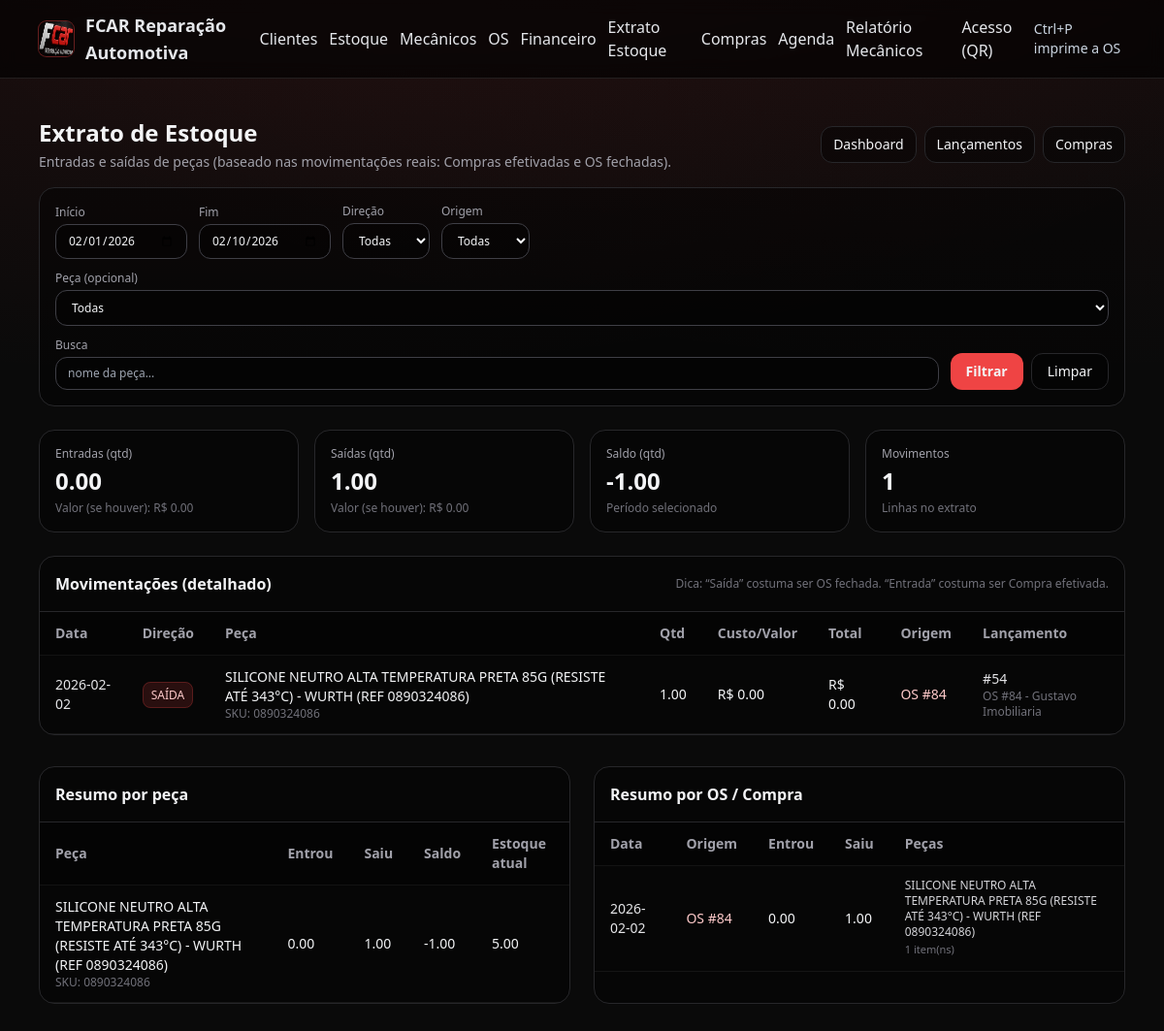
Before: /financeiro/estoque with the older database file.
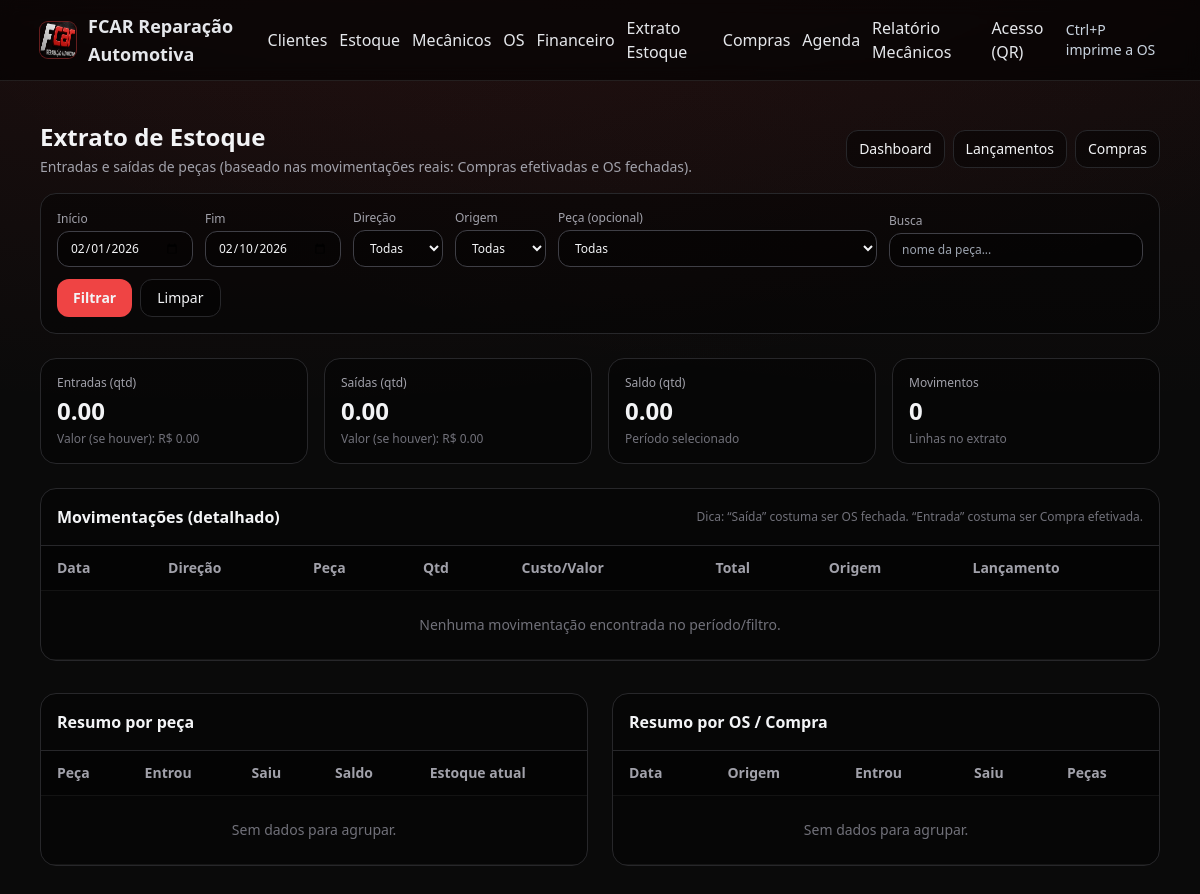
After: the same page with the newer database file.
### tables this page shows
CREATE TABLE fin_transaction_items(
    id INTEGER PRIMARY KEY AUTOINCREMENT,
    tx_id INTEGER NOT NULL,
    flow TEXT NOT NULL DEFAULT 'money',   -- money/stock
    direction TEXT NOT NULL,             -- IN/OUT (para o flow)
    inventory_id INTEGER,
    description TEXT NOT NULL,
    qty REAL NOT NULL DEFAULT 1,
    unit_value REAL NOT NULL DEFAULT 0,
    total REAL NOT NULL DEFAULT 0,
    created_at TEXT NOT NULL,
    FOREIGN KEY(tx_id) REFERENCES fin_transactions(id),
    FOREIGN KEY(inventory_id) REFERENCES inventory(id)
);

CREATE TABLE fin_transactions(
    id INTEGER PRIMARY KEY AUTOINCREMENT,
    ttype TEXT NOT NULL,                 -- IN/OUT
    description TEXT NOT NULL,
    amount REAL NOT NULL DEFAULT 0,
    date TEXT NOT NULL,                  -- YYYY-MM-DD
    due_date TEXT,                       -- YYYY-MM-DD
    status TEXT NOT NULL DEFAULT 'PENDENTE', -- PENDENTE/EFETIVADO/CANCELADO
    payment_method_id INTEGER,
    category_id INTEGER,
    ref_type TEXT,                       -- OS/PURCHASE/ADHOC
    ref_id INTEGER,
    created_at TEXT NOT NULL,
    updated_at TEXT,
    FOREIGN KEY(payment_method_id) REFERENCES fin_payment_methods(id),
    FOREIGN KEY(category_id) REFERENCES fin_categories(id)
);

CREATE TABLE inventory(
    id INTEGER PRIMARY KEY AUTOINCREMENT,
    name TEXT NOT NULL,
    sku TEXT UNIQUE,
    stock INTEGER NOT NULL DEFAULT 0,
    min_stock INTEGER NOT NULL DEFAULT 0,
    price REAL NOT NULL DEFAULT 0,
    is_labor INTEGER NOT NULL DEFAULT 0,
    cost_price REAL NOT NULL DEFAULT 0,
    repasse_value REAL NOT NULL DEFAULT 0
);

### app.py (the view)
@login_required
@app.route("/financeiro/estoque")
def financeiro_estoque():
    db = get_db()
    today = _today_iso()
    ym = datetime.date.today().replace(day=1).isoformat()
    start = _parse_date(request.args.get("start"), ym)
    end = _parse_date(request.args.get("end"), today)
    direction = (request.args.get("dir") or "").strip().upper()
    ref_type = (request.args.get("ref_type") or "").strip().upper()
    item_id = (request.args.get("item_id") or "").strip()
    q = (request.args.get("q") or "").strip()
    where = ["ft.date BETWEEN ? AND ?", "it.flow='stock'"]
    params = [start, end]
    if direction in ("IN", "OUT"):
        where.append("it.direction=?")
        params.append(direction)
    if ref_type in ("OS", "PURCHASE", "ADHOC"):
        where.append("ft.ref_type=?")
        params.append(ref_type)
    if item_id.isdigit():
        where.append("it.inventory_id=?")
        params.append(int(item_id))
    if q:
        where.append("(COALESCE(inv.name,'') LIKE ? OR COALESCE(it.description,'') LIKE ?)")
        params.extend([f"%{q}%", f"%{q}%"])
    rows = db.execute(
        f"""
        SELECT
            it.id AS item_row_id,
            it.tx_id,
            it.direction,
            it.inventory_id,
            it.description AS item_desc,
            it.qty,
            it.unit_value,
            it.total,
            ft.date,
            ft.status,
            ft.ref_type,
            ft.ref_id,
            ft.description AS tx_desc,
            inv.name AS inv_name,
            inv.sku AS inv_sku,
            inv.stock AS inv_stock
        FROM fin_transaction_items it
        JOIN fin_transactions ft ON ft.id=it.tx_id
        LEFT JOIN inventory inv ON inv.id=it.inventory_id
        WHERE {' AND '.join(where)}
        ORDER BY ft.date DESC, ft.id DESC, it.id DESC
        """,
        params,
    ).fetchall()
    def fnum(x):
        try:
            return float(x or 0)
        except Exception:
            return 0.0
    qty_in = sum(fnum(r["qty"]) for r in rows if (r["direction"] or "").upper() == "IN")
    qty_out = sum(fnum(r["qty"]) for r in rows if (r["direction"] or "").upper() == "OUT")
    val_in = sum(fnum(r["total"]) for r in rows if (r["direction"] or "").upper() == "IN")
    val_out = sum(fnum(r["total"]) for r in rows if (r["direction"] or "").upper() == "OUT")
    by_item = {}
    for r in rows:
        inv_id = r["inventory_id"]
        name = r["inv_name"] or r["item_desc"] or (f"Item #{inv_id}" if inv_id else "Item")
        if inv_id not in by_item:
            by_item[inv_id] = {
                "inventory_id": inv_id,
                "name": name,
                "sku": r["inv_sku"],
                "in_qty": 0.0,
                "out_qty": 0.0,
                "in_val": 0.0,
                "out_val": 0.0,
                "current_stock": fnum(r["inv_stock"]),
            }
        d = (r["direction"] or "").upper()
        if d == "IN":
            by_item[inv_id]["in_qty"] += fnum(r["qty"])
            by_item[inv_id]["in_val"] += fnum(r["total"])
        else:
            by_item[inv_id]["out_qty"] += fnum(r["qty"])
            by_item[inv_id]["out_val"] += fnum(r["total"])
    by_item_rows = list(by_item.values())
    by_item_rows.sort(key=lambda x: (-(x["in_qty"] + x["out_qty"]), (x["name"] or "")))
    by_ref = {}
    for r in rows:
        key = (r["ref_type"] or "", int(r["ref_id"] or 0))
        if key not in by_ref:
            by_ref[key] = {
                "ref_type": r["ref_type"],
                "ref_id": r["ref_id"],
                "date": r["date"],
                "in_qty": 0.0,
                "out_qty": 0.0,
                "items": [],
            }
        d = (r["direction"] or "").upper()
        if d == "IN":
            by_ref[key]["in_qty"] += fnum(r["qty"])
        else:
            by_ref[key]["out_qty"] += fnum(r["qty"])
        nm = r["inv_name"] or r["item_desc"]
        if nm:
            by_ref[key]["items"].append(str(nm))
    by_ref_rows = list(by_ref.values())
    for rr in by_ref_rows:
        seen=set()
        uniq=[]
        for itn in rr["items"]:
            if itn not in seen:
                seen.add(itn)
                uniq.append(itn)
        rr["items_preview"] = ", ".join(uniq[:6]) + ("…" if len(uniq) > 6 else "")
        rr["items_count"] = len(uniq)
    by_ref_rows.sort(key=lambda x: (x["date"] or "", x["ref_type"] or "", int(x["ref_id"] or 0)), reverse=True)
    inventory_options = db.execute(
        "SELECT id, name, sku FROM inventory ORDER BY name"
    ).fetchall()
    return render_template(
        "financeiro_estoque.html",
        title="Extrato de Estoque",
        rows=rows,
        start=start,
        end=end,
        direction=direction,
        ref_type=ref_type,
        item_id=item_id,
        q=q,
        qty_in=qty_in,
        qty_out=qty_out,
        val_in=val_in,
        val_out=val_out,
        by_item_rows=by_item_rows,
        by_ref_rows=by_ref_rows,
        inventory_options=inventory_options,
    )

### app.py (called while the page is built, shortened)
def get_db():
    db = getattr(g, "_db", None)
    if db is None:
        try:
            d = os.path.dirname(DB_PATH)
            if d:
                os.makedirs(d, exist_ok=True)
        except Exception:
            pass
        db = g._db = sqlite3.connect(DB_PATH)
        db.row_factory = sqlite3.Row
    return db

@app.context_processor
def inject_flags():
    try:
        from flask import current_app
        has_acesso = ("acesso" in current_app.view_functions)
    except Exception:
        has_acesso = False
    username = session.get("username")
    return dict(has_acesso=has_acesso, username=username)

def _today_iso():
    return datetime.date.today().isoformat()

def _parse_date(s: str|None, default: str) -> str:
    if not s:
        return default

### templates/financeiro_estoque.html (shortened to what the changed rows need)
{% extends "base.html" %}
{% block body %}
<div class="max-w-6xl mx-auto py-6 text-gray-100">
  <div class="flex items-center justify-between mb-4 flex-wrap gap-3">
    <div>
      <h1 class="text-2xl font-semibold">Extrato de Estoque</h1>
    </div>
  </div>
  <div class="grid grid-cols-1 md:grid-cols-4 gap-4 mb-6">
    <div class="rounded-2xl bg-black/40 border border-zinc-800 p-4">
      <div class="text-xs text-zinc-400">Saídas (qtd)</div>
      <div class="text-2xl font-semibold mt-1">{{ '%.2f'|format(qty_out) }}</div>
      <div class="text-xs text-zinc-500 mt-1">Valor (se houver): R$ {{ '%.2f'|format(val_out) }}</div>
    </div>
    <div class="rounded-2xl bg-black/40 border border-zinc-800 p-4">
      <div class="text-xs text-zinc-400">Saldo (qtd)</div>
      <div class="text-2xl font-semibold mt-1">{{ '%.2f'|format(qty_in - qty_out) }}</div>
      <div class="text-xs text-zinc-500 mt-1">Período selecionado</div>
    </div>
    <div class="rounded-2xl bg-black/40 border border-zinc-800 p-4">
      <div class="text-xs text-zinc-400">Movimentos</div>
      <div class="text-2xl font-semibold mt-1">{{ rows|length }}</div>
      <div class="text-xs text-zinc-500 mt-1">Linhas no extrato</div>
    </div>
  </div>
  <div class="rounded-2xl bg-black/40 border border-zinc-800 overflow-hidden mb-8">
    <div class="overflow-x-auto">
      <table class="min-w-full text-sm">
        <thead class="bg-black/30">
          <tr class="text-left text-zinc-400">
            <th class="px-4 py-3">Data</th>
            <th class="px-4 py-3">Direção</th>
            <th class="px-4 py-3">Peça</th>
            <th class="px-4 py-3">Qtd</th>
            <th class="px-4 py-3">Custo/Valor</th>
            <th class="px-4 py-3">Total</th>
            <th class="px-4 py-3">Origem</th>
            <th class="px-4 py-3">Lançamento</th>
          </tr>
        </thead>
        <tbody class="divide-y divide-zinc-900/60">
          {% for r in rows %}
          <tr class="hover:bg-white/5">
            <td class="px-4 py-3 text-zinc-200">{{ r.date }}</td>
            <td class="px-4 py-3">
              {% if r.direction == 'IN' %}
                <span class="px-2 py-1 rounded-lg text-xs bg-emerald-500/15 border border-emerald-500/25 text-emerald-200">ENTRADA</span>
              {% else %}
                <span class="px-2 py-1 rounded-lg text-xs bg-red-500/15 border border-red-500/25 text-red-200">SAÍDA</span>
              {% endif %}
            </td>
            <td class="px-4 py-3">
              <div class="font-medium">{{ r.inv_name or r.item_desc }}</div>
              {% if r.inv_sku %}<div class="text-xs text-zinc-500">SKU: {{ r.inv_sku }}</div>{% endif %}
            </td>
            <td class="px-4 py-3">{{ '%.2f'|format(r.qty or 0) }}</td>
            <td class="px-4 py-3">R$ {{ '%.2f'|format(r.unit_value or 0) }}</td>
            <td class="px-4 py-3">R$ {{ '%.2f'|format(r.total or 0) }}</td>
            <td class="px-4 py-3">
              {% if r.ref_type == 'OS' %}
                <a class="text-red-200 hover:underline" href="{{ url_for('os_view', os_id=r.ref_id) }}">OS #{{ r.ref_id }}</a>
              {% elif r.ref_type == 'PURCHASE' %}
                <a class="text-red-200 hover:underline" href="{{ url_for('compras_editar', purchase_id=r.ref_id) }}">Compra #{{ r.ref_id }}</a>
              {% else %}
                <span class="text-zinc-300">{{ r.ref_type or '-' }}{% if r.ref_id %} #{{ r.ref_id }}{% endif %}</span>
              {% endif %}
            </td>
            <td class="px-4 py-3">
              <a class="text-zinc-200 hover:underline" href="{{ url_for('financeiro_ver', tx_id=r.tx_id) }}">#{{ r.tx_id }}</a>
              <div class="text-xs text-zinc-500">{{ r.tx_desc }}</div>
            </td>
          </tr>
          {% endfor %}
          {% if rows|length == 0 %}
          <tr>
            <td class="px-4 py-6 text-center text-zinc-500" colspan="8">Nenhuma movimentação encontrada no período/filtro.</td>
          </tr>
          {% endif %}
        </tbody>
      </table>
    </div>
  </div>
  <div class="grid grid-cols-1 lg:grid-cols-2 gap-6">
    <div class="rounded-2xl bg-black/40 border border-zinc-800 overflow-hidden">
      <div class="overflow-x-auto">
        <table class="min-w-full text-sm">
          <thead class="bg-black/30">
            <tr class="text-left text-zinc-400">
              <th class="px-4 py-3">Peça</th>
              <th class="px-4 py-3">Entrou</th>
              <th class="px-4 py-3">Saiu</th>
              <th class="px-4 py-3">Saldo</th>
              <th class="px-4 py-3">Estoque atual</th>
            </tr>
          </thead>
          <tbody class="divide-y divide-zinc-900/60">
            {% for it in by_item_rows %}
            <tr class="hover:bg-white/5">
              <td class="px-4 py-3">
                <div class="font-medium">{{ it.name }}</div>
                {% if it.sku %}<div class="text-xs text-zinc-500">SKU: {{ it.sku }}</div>{% endif %}
              </td>
              <td class="px-4 py-3">{{ '%.2f'|format(it.in_qty) }}</td>
              <td class="px-4 py-3">{{ '%.2f'|format(it.out_qty) }}</td>
              <td class="px-4 py-3">{{ '%.2f'|format(it.in_qty - it.out_qty) }}</td>
              <td class="px-4 py-3">{{ '%.2f'|format(it.current_stock) }}</td>
            </tr>
            {% endfor %}
            {% if by_item_rows|length == 0 %}
            <tr><td class="px-4 py-6 text-center text-zinc-500" colspan="5">Sem dados para agrupar.</td></tr>
            {% endif %}
          </tbody>
        </table>
      </div>
    </div>
    <div class="rounded-2xl bg-black/40 border border-zinc-800 overflow-hidden">
      <div class="overflow-x-auto">
        <table class="min-w-full text-sm">
          <thead class="bg-black/30">
            <tr class="text-left text-zinc-400">
              <th class="px-4 py-3">Data</th>
              <th class="px-4 py-3">Origem</th>
              <th class="px-4 py-3">Entrou</th>
              <th class="px-4 py-3">Saiu</th>
              <th class="px-4 py-3">Peças</th>
            </tr>
          </thead>
          <tbody class="divide-y divide-zinc-900/60">
            {% for rr in by_ref_rows %}
            <tr class="hover:bg-white/5">
              <td class="px-4 py-3 text-zinc-200">{{ rr.date }}</td>
              <td class="px-4 py-3">
                {% if rr.ref_type == 'OS' %}
                  <a class="text-red-200 hover:underline" href="{{ url_for('os_view', os_id=rr.ref_id) }}">OS #{{ rr.ref_id }}</a>
                {% elif rr.ref_type == 'PURCHASE' %}
                  <a class="text-red-200 hover:underline" href="{{ url_for('compras_editar', purchase_id=rr.ref_id) }}">Compra #{{ rr.ref_id }}</a>
                {% else %}
                  <span class="text-zinc-300">{{ rr.ref_type }}{% if rr.ref_id %} #{{ rr.ref_id }}{% endif %}</span>
                {% endif %}
              </td>
              <td class="px-4 py-3">{{ '%.2f'|format(rr.in_qty) }}</td>
              <td class="px-4 py-3">{{ '%.2f'|format(rr.out_qty) }}</td>
              <td class="px-4 py-3">
                <div class="text-xs text-zinc-300">{{ rr.items_preview }}</div>
                <div class="text-[11px] text-zinc-500">{{ rr.items_count }} item(ns)</div>
              </td>
            </tr>
            {% endfor %}
            {% if by_ref_rows|length == 0 %}
            <tr><td class="px-4 py-6 text-center text-zinc-500" colspan="5">Sem dados para agrupar.</td></tr>
            {% endif %}
          </tbody>
        </table>
      </div>
    </div>
  </div>
</div>
{% endblock %}

Changed rows visible on the page:
removed fin_transaction_items: date "2026-02-02", direction "SAÍDA", name "SILICONE NEUTRO ALTA TEMPERATURA PRETA 85G (RESISTE ATÉ 343°C) - WURTH (REF 0890324086)", inv_sku "0890324086", qty "1.00", unit_value "0.00", total "0.00", ref_id "84", tx_id "54", tx_desc "OS #84 - Gustavo Imobiliaria", sku "0890324086", in_qty "0.00", out_qty "1.00", in_qty "-1.00", current_stock "5.00", items_preview "SILICONE NEUTRO ALTA TEMPERATURA PRETA 85G (RESISTE ATÉ 343°C) - WURTH (REF 0890324086)", items_count "1"
Other visible differences:
{{ '%.2f'|format(qty_out) }}: "1.00" → "0.00"
{{ '%.2f'|format(qty_in - qty_out) }}: "-1.00" → "0.00"
{{ rows|length }}: "1" → "0"
text now shown: "Nenhuma movimentação encontrada no período/filtro. Sem dados para agrupar. Sem dados para agrupar."
